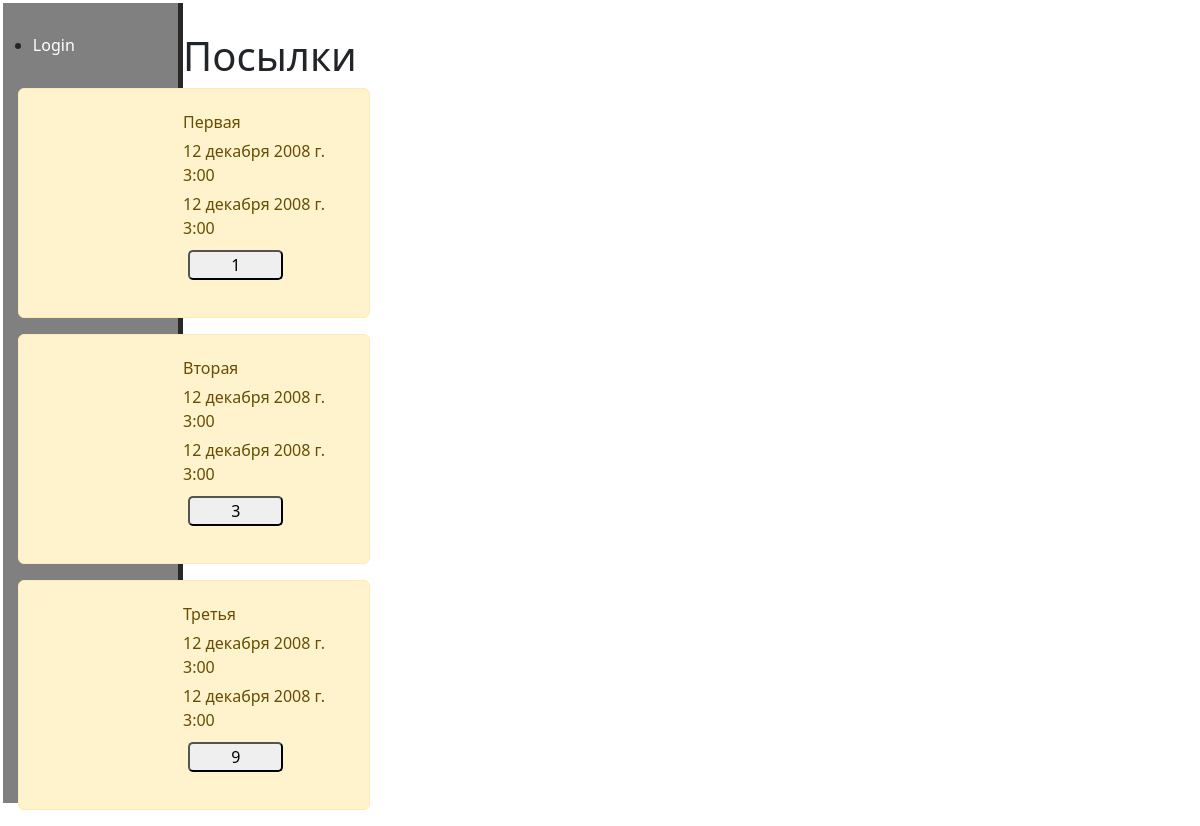
/PostingAccounting, run on the app's committed database.
### PostingAccounting/models.py (models this page shows, shortened)
class Package(models.Model):
    orderDate = models.DateTimeField(verbose_name= 'Дата Заказа')
    unboxingDate = models.DateTimeField(verbose_name= 'Дата Распаковки')
    orderNomber = models.CharField("Номер", unique=True, max_length=250)
    orderItems =  models.ManyToOneRel("Items", field_name='orderItems',  on_delete=models.CASCADE, to='order')
    user = models.ForeignKey(User, verbose_name= 'Пользователь', on_delete=models.CASCADE, null=True)
    annotation = models.CharField("Номер", unique=True, max_length=250, null=True)

### PostingAccounting/views.py (the view)
# urls.py: path('', views.index, name="autoHmainPage"),
def index(request):
    if request.method == "GET":
        tables = Package.objects.order_by("-orderDate")  # [:2]
        data = {"title": "Посылки", "tables": tables}
        return render(request, "PostingAccounting/index.html", data)
    else:
        return render(request, "PostingAccounting/index.html")

### PostingAccounting/templates/PostingAccounting/index.html (shortened to what this page needs)
﻿{% extends 'PostingAccounting/layout.html' %}
{% block content  %}
<div>
    <h1>{{ title}}</h1>
    <div class="features">
        {%if tables%}
        {%for el in tables %}
        <div class="alert alert-warning">
            <p>{{el.orderNomber}}</p>
            <p>{{el.orderDate}}</p>
            <p>{{el.unboxingDate}}</p>
            <form action="{% url 'package_edit' el.id %}"> <button class="bth alert-warning"> {{el.id}}</button></form>
        </div>
        {%endfor%}
        {%else %}
        <p>Нет записей</p>
        {%endif%}
    </div>
</div>
{% endblock %}

### static/main/css/main.css (style rules this page uses)
body { background: white; margin:3px; }
p { margin: 5px; }
div { margin: 5px; }
button { margin: 5px; border-radius: 5px; }
.alert-warning { width: 30%; }

### data on the page
Package: orderNomber "Первая", orderDate "12 декабря 2008 г. 3:00", unboxingDate "12 декабря 2008 г. 3:00", id "1"
Package: orderNomber "Вторая", orderDate "12 декабря 2008 г. 3:00", unboxingDate "12 декабря 2008 г. 3:00", id "3"
Package: orderNomber "Третья", orderDate "12 декабря 2008 г. 3:00", unboxingDate "12 декабря 2008 г. 3:00", id "9"

### other printed values
{{ title }} "Посылки"
